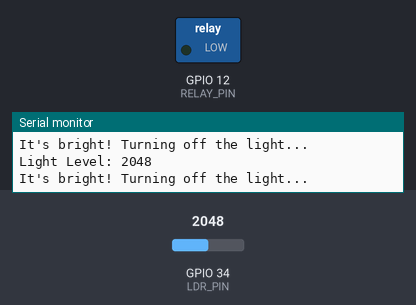
Bench run of a sketch on a simulated ESP32. Parts: switched loads named in the sketch (green lamp = pin HIGH), the last lines printed to the serial monitor. Inputs (shaded band) come from the test bench; at power-on: GPIO 34 (LDR_PIN) = 2048.

Above: at 1.8 s.
1.9 s: GPIO 34 (LDR_PIN) set to 527
3.4 s: GPIO 34 (LDR_PIN) set to 472
At 4.4 s:
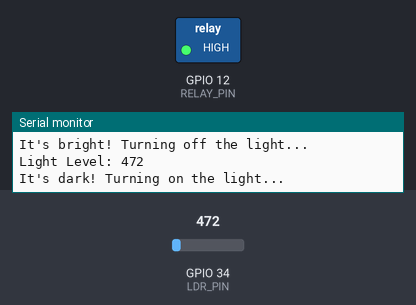
5.5 s: GPIO 34 (LDR_PIN) set to 540
At 7.2 s:
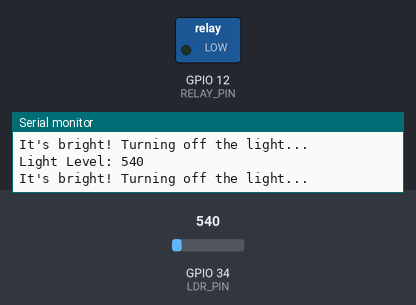
7.5 s: GPIO 34 (LDR_PIN) set to 491
At 8.7 s:
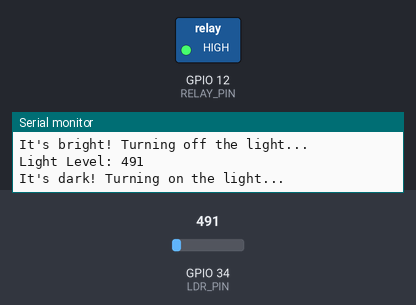
Timing chart, 0 to 10.5 s (numbered marks = the images above; inputs shaded):
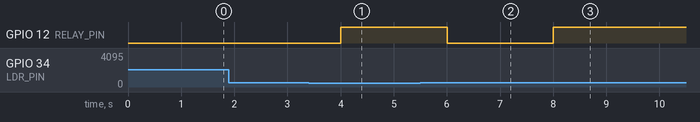

Measured:
- the behaviour switches between 500 and 499 on GPIO 34 (LDR_PIN) (found by bisection; images 0 and 1)
- after the input at 3.4 s, GPIO 12 (RELAY_PIN): LOW → HIGH after 0.60 s
- after the input at 5.5 s, GPIO 12 (RELAY_PIN): HIGH → LOW after 0.50 s
- after the input at 7.5 s, GPIO 12 (RELAY_PIN): LOW → HIGH after 0.51 s

The sketch:

sketch.ino
```cpp
#define LDR_PIN 34   // LDR sensor connected to GPIO34
#define RELAY_PIN 12 // Relay connected to GPIO16

int lightLevel = 0;  // Variable to store the light level (0-1023)
int threshold = 500; // Define the threshold for turning the light on/off

void setup() {
  Serial.begin(115200);   // Start Serial Monitor
  pinMode(LDR_PIN, INPUT); // Set LDR pin as input
  pinMode(RELAY_PIN, OUTPUT); // Set Relay pin as output
  Serial.println("Automatic Street Light System");
}

void loop() {
  lightLevel = analogRead(LDR_PIN); // Read the light level

  // Print light level to the Serial Monitor
  Serial.print("Light Level: ");
  Serial.println(lightLevel);

  // Check if it's night time (light level below threshold)
  if (lightLevel < threshold) {
    digitalWrite(RELAY_PIN, HIGH); // Turn on the light (Relay)
    Serial.println("It's dark! Turning on the light...");
  } else {
    digitalWrite(RELAY_PIN, LOW); // Turn off the light (Relay)
    Serial.println("It's bright! Turning off the light...");
  }

  delay(1000);  // Wait for 1 second before reading again
}
```
